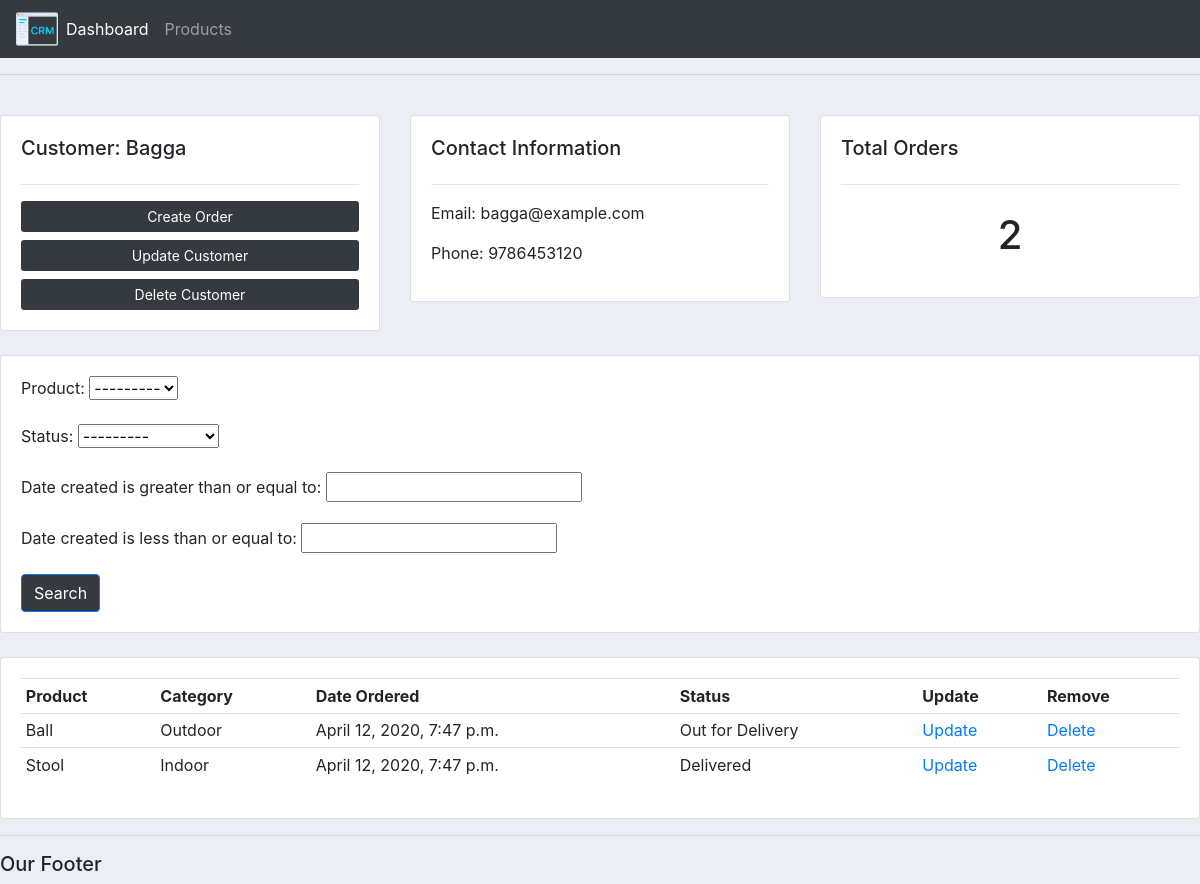
The app's page /customer/2/ with its own data.
### accounts/models.py (models this page shows, shortened)
class Customer(models.Model):
    name = models.CharField(max_length=50, null=False)
    phone = models.BigIntegerField(null=False)
    email = models.EmailField(null=True)
    date_created = models.DateTimeField(auto_now_add=True)

class Order(models.Model):
    STATUS = (
        ('Pending', 'Pending'),
        ('Out for Delivery', "Out for Delivery"),
        ('Delivered', 'Delivered')
    )
    customer = models.ForeignKey(Customer, null=True, on_delete=models.SET_NULL, related_name='customer_orders')
    product = models.ForeignKey(Product, null=True, on_delete=models.SET_NULL, related_name='product_orders')
    date_created = models.DateTimeField(auto_now_add=True)
    status = models.CharField(choices=STATUS, null=False, max_length=50)

class Product(models.Model):
    name = models.CharField(max_length=50, null=False)
    price = models.FloatField(null=False)
    CATEGORY = (
        ('Indoor', 'Indoor'),
        ('Outdoor', 'Outdoor')
    )
    category = models.CharField(max_length=50, null=True, choices=CATEGORY)
    description = models.CharField(max_length=200, null=True)
    date_created = models.DateTimeField(auto_now_add=True)
    tags = models.ManyToManyField(Tag, related_name='tag_set')
    def __str__(self):
        return self.name

### accounts/views.py (the view)
# urls.py: path('customer/<int:pk>/', views.customer, name='customer'),
def customer(request, pk):
    customer = Customer.objects.get(id=pk)
    customer_order_set = customer.customer_orders.all()
    customer_order_set_count = customer.customer_orders.count()
    CustomerOrderFilter = OrderFilter(request.GET, queryset=customer_order_set)
    customer_order_set = CustomerOrderFilter.qs
    context = {
        'customer': customer,
        'customer_order_set': customer_order_set,
        'customer_order_set_count': customer_order_set_count,
        'CustomerOrderFilter': CustomerOrderFilter
    }
    return render(request, 'customer.html', context=context)

### accounts/templates/customer.html (shortened to what this page needs)
{% extends 'main.html' %}
{% block content %}
	<br>
<div class="row">
	<div class="col-md">
		<div class="card card-body">
			<h5>Customer: {{customer.name}}</h5>
			<hr>
			<a class="btn btn-sm btn-block bg-dark" style="color: white;" href="{% url 'create_customer_order' customer.id %}">Create Order</a>
			<a class="btn btn-sm btn-block bg-dark" style="color: white;" href="{% url 'update_customer' customer.id %}">Update Customer</a>
			<a class="btn btn-sm btn-block bg-dark" style="color: white;" href="{% url 'delete_customer' customer.id %}">Delete Customer</a>
		</div>
	</div>
	<div class="col-md">
		<div class="card card-body">
			<h5>Contact Information</h5>
			<hr>
			<p>Email: {{customer.email}}</p>
			<p>Phone: {{customer.phone}}</p>
		</div>
	</div>
	<div class="col-md">
		<div class="card card-body">
			<h5>Total Orders</h5>
			<hr>
			<h1 style="text-align: center;padding: 10px">{{ customer_order_set_count }}</h1>
		</div>
	</div>
</div>
<br>
<div class="row">
	<div class="col">
		<div class="card card-body">
			<form method="get">
			{{ CustomerOrderFilter.form.as_p }}
            <button class="btn btn-primary bg-dark" style="color: white;" type="submit">Search</button>
		  </form>
		</div>
	</div>
</div>
<br>
<div class="row">
	<div class="col-md">
		<div class="card card-body">
			<table class="table table-sm">
				<tr>
					<th>Product</th>
					<th>Category</th>
					<th>Date Ordered</th>
					<th>Status</th>
					<th>Update</th>
					<th>Remove</th>
				</tr>
				{% if customer_order_set_count > 0 %}
				{% for customer_order in customer_order_set %}
				<tr>
					<td>{{customer_order.product}}</td>
					<td>{{customer_order.product.category}}</td>
					<td>{{customer_order.date_created}}</td>
					<td>{{customer_order.status}}</td>
					<td><a href="{% url 'update_order' customer_order.id %}">Update</a></td>
                    <td><a href="{% url 'delete_order' customer_order.id %}">Delete</a></td>
				</tr>
				{% endfor %}
				{% endif %}
			</table>
		</div>
	</div>
</div>
{% endblock %}

### accounts/static/css/main.css (style rules this page uses)
body { background-color: #ebeff5; }

### records on screen
Customer: name "Bagga", email "bagga@example.com", phone "9786453120"
Order: product "Ball", product.category "Outdoor", date_created "April 12, 2020, 7:47 p.m.", status "Out for Delivery"
Order: product "Stool", product.category "Indoor", date_created "April 12, 2020, 7:47 p.m.", status "Delivered"

### other values on screen
{{ customer_order_set_count }} "2"
